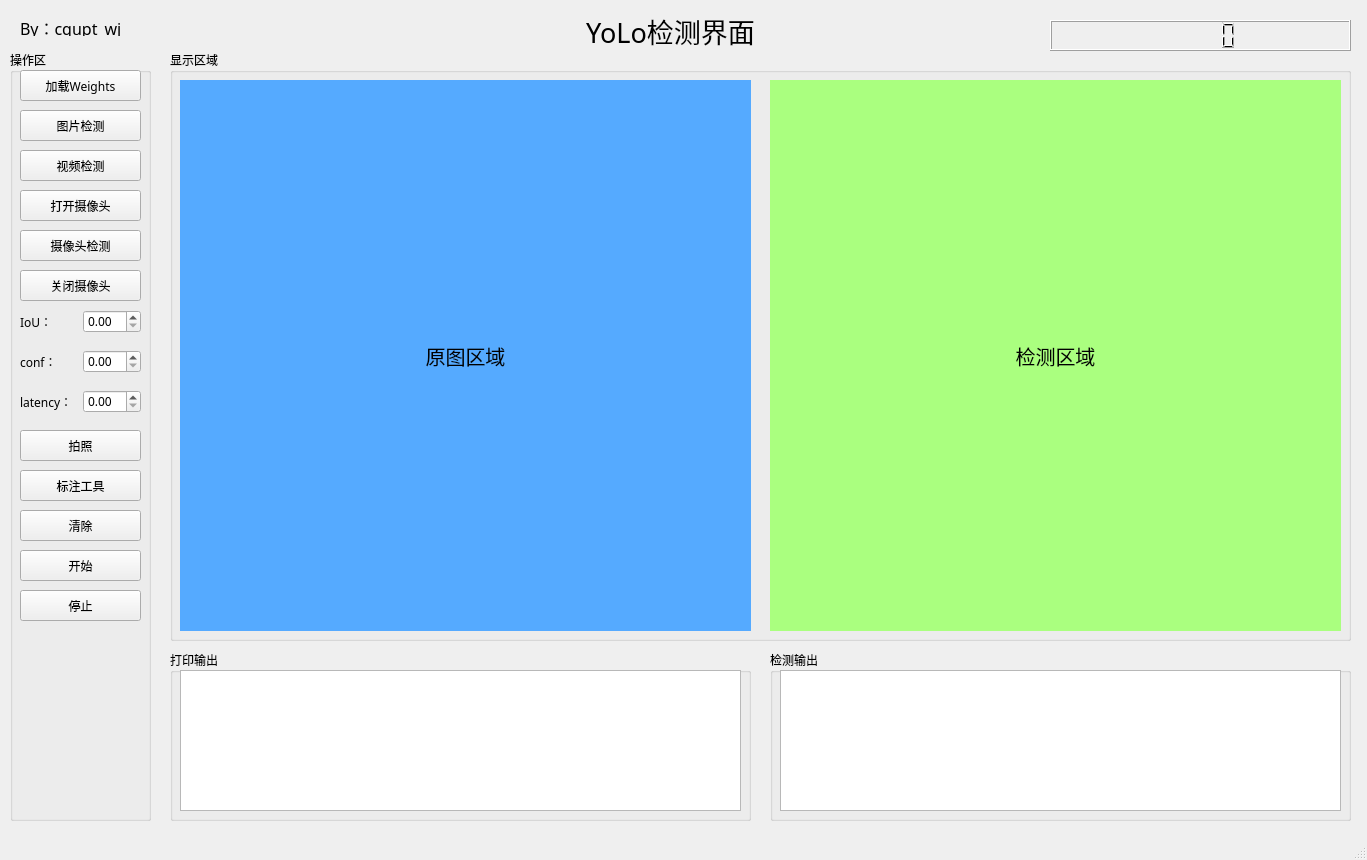
<?xml version="1.0" encoding="UTF-8"?>
<ui version="4.0">
 <class>MainWindow</class>
 <widget class="QMainWindow" name="MainWindow">
  <property name="geometry">
   <rect>
    <x>0</x>
    <y>0</y>
    <width>1367</width>
    <height>860</height>
   </rect>
  </property>
  <property name="font">
   <font>
    <family>Adobe 宋体 Std L</family>
   </font>
  </property>
  <property name="windowTitle">
   <string>YoLo检测界面</string>
  </property>
  <widget class="QWidget" name="centralwidget">
   <widget class="QGroupBox" name="groupBox">
    <property name="geometry">
     <rect>
      <x>10</x>
      <y>50</y>
      <width>141</width>
      <height>771</height>
     </rect>
    </property>
    <property name="font">
     <font>
      <family>Adobe 黑体 Std R</family>
     </font>
    </property>
    <property name="title">
     <string>操作区</string>
    </property>
    <widget class="QPushButton" name="btn_loadweight">
     <property name="geometry">
      <rect>
       <x>10</x>
       <y>20</y>
       <width>121</width>
       <height>31</height>
      </rect>
     </property>
     <property name="text">
      <string>加载Weights</string>
     </property>
    </widget>
    <widget class="QPushButton" name="btn_loadimg">
     <property name="geometry">
      <rect>
       <x>10</x>
       <y>60</y>
       <width>121</width>
       <height>31</height>
      </rect>
     </property>
     <property name="text">
      <string>图片检测</string>
     </property>
    </widget>
    <widget class="QPushButton" name="btn_loadvideo">
     <property name="geometry">
      <rect>
       <x>10</x>
       <y>100</y>
       <width>121</width>
       <height>31</height>
      </rect>
     </property>
     <property name="text">
      <string>视频检测</string>
     </property>
    </widget>
    <widget class="QPushButton" name="btn_opencamera">
     <property name="geometry">
      <rect>
       <x>10</x>
       <y>140</y>
       <width>121</width>
       <height>31</height>
      </rect>
     </property>
     <property name="text">
      <string>打开摄像头</string>
     </property>
    </widget>
    <widget class="QPushButton" name="btn_going">
     <property name="geometry">
      <rect>
       <x>10</x>
       <y>500</y>
       <width>121</width>
       <height>31</height>
      </rect>
     </property>
     <property name="text">
      <string>开始</string>
     </property>
    </widget>
    <widget class="QPushButton" name="btn_stop">
     <property name="geometry">
      <rect>
       <x>10</x>
       <y>540</y>
       <width>121</width>
       <height>31</height>
      </rect>
     </property>
     <property name="text">
      <string>停止</string>
     </property>
    </widget>
    <widget class="QPushButton" name="btn_takephoto">
     <property name="geometry">
      <rect>
       <x>10</x>
       <y>380</y>
       <width>121</width>
       <height>31</height>
      </rect>
     </property>
     <property name="text">
      <string>拍照</string>
     </property>
    </widget>
    <widget class="QPushButton" name="btn_clear">
     <property name="geometry">
      <rect>
       <x>10</x>
       <y>460</y>
       <width>121</width>
       <height>31</height>
      </rect>
     </property>
     <property name="text">
      <string>清除</string>
     </property>
    </widget>
    <widget class="QPushButton" name="btn_labelimg">
     <property name="geometry">
      <rect>
       <x>10</x>
       <y>420</y>
       <width>121</width>
       <height>31</height>
      </rect>
     </property>
     <property name="text">
      <string>标注工具</string>
     </property>
    </widget>
    <widget class="QPushButton" name="btn_closecamera">
     <property name="geometry">
      <rect>
       <x>10</x>
       <y>220</y>
       <width>121</width>
       <height>31</height>
      </rect>
     </property>
     <property name="text">
      <string>关闭摄像头</string>
     </property>
    </widget>
    <widget class="QWidget" name="layoutWidget">
     <property name="geometry">
      <rect>
       <x>10</x>
       <y>300</y>
       <width>121</width>
       <height>23</height>
      </rect>
     </property>
     <layout class="QHBoxLayout" name="horizontalLayout_2">
      <item>
       <widget class="QLabel" name="label_2">
        <property name="text">
         <string>conf：</string>
        </property>
       </widget>
      </item>
      <item>
       <widget class="QDoubleSpinBox" name="confSpinBox"/>
      </item>
     </layout>
    </widget>
    <widget class="QWidget" name="layoutWidget_2">
     <property name="geometry">
      <rect>
       <x>10</x>
       <y>340</y>
       <width>121</width>
       <height>23</height>
      </rect>
     </property>
     <layout class="QHBoxLayout" name="horizontalLayout_3">
      <item>
       <widget class="QLabel" name="label_3">
        <property name="text">
         <string>latency：</string>
        </property>
       </widget>
      </item>
      <item>
       <widget class="QDoubleSpinBox" name="latencySpinBox"/>
      </item>
     </layout>
    </widget>
    <widget class="QWidget" name="layoutWidget">
     <property name="geometry">
      <rect>
       <x>10</x>
       <y>260</y>
       <width>121</width>
       <height>23</height>
      </rect>
     </property>
     <layout class="QHBoxLayout" name="horizontalLayout">
      <item>
       <widget class="QLabel" name="label">
        <property name="text">
         <string>IoU：</string>
        </property>
       </widget>
      </item>
      <item>
       <widget class="QDoubleSpinBox" name="iouSpinBox"/>
      </item>
     </layout>
    </widget>
    <widget class="QPushButton" name="btn_initweight">
     <property name="geometry">
      <rect>
       <x>10</x>
       <y>180</y>
       <width>121</width>
       <height>31</height>
      </rect>
     </property>
     <property name="text">
      <string>摄像头检测</string>
     </property>
    </widget>
   </widget>
   <widget class="QGroupBox" name="groupBox_2">
    <property name="geometry">
     <rect>
      <x>170</x>
      <y>50</y>
      <width>1181</width>
      <height>591</height>
     </rect>
    </property>
    <property name="title">
     <string>显示区域</string>
    </property>
    <widget class="QLabel" name="label_origin">
     <property name="geometry">
      <rect>
       <x>10</x>
       <y>30</y>
       <width>571</width>
       <height>551</height>
      </rect>
     </property>
     <property name="font">
      <font>
       <pointsize>15</pointsize>
      </font>
     </property>
     <property name="styleSheet">
      <string notr="true">background-color: rgb(85, 170, 255);</string>
     </property>
     <property name="text">
      <string>原图区域</string>
     </property>
     <property name="alignment">
      <set>Qt::AlignCenter</set>
     </property>
    </widget>
    <widget class="QLabel" name="label_detect">
     <property name="geometry">
      <rect>
       <x>600</x>
       <y>30</y>
       <width>571</width>
       <height>551</height>
      </rect>
     </property>
     <property name="font">
      <font>
       <pointsize>15</pointsize>
      </font>
     </property>
     <property name="styleSheet">
      <string notr="true">background-color: rgb(170, 255, 127);</string>
     </property>
     <property name="text">
      <string>检测区域</string>
     </property>
     <property name="alignment">
      <set>Qt::AlignCenter</set>
     </property>
    </widget>
   </widget>
   <widget class="QLabel" name="label_mian_titlle">
    <property name="geometry">
     <rect>
      <x>530</x>
      <y>10</y>
      <width>281</width>
      <height>41</height>
     </rect>
    </property>
    <property name="font">
     <font>
      <family>Adobe Devanagari</family>
      <pointsize>20</pointsize>
     </font>
    </property>
    <property name="layoutDirection">
     <enum>Qt::LeftToRight</enum>
    </property>
    <property name="text">
     <string>YoLo检测界面</string>
    </property>
    <property name="alignment">
     <set>Qt::AlignCenter</set>
    </property>
   </widget>
   <widget class="QLCDNumber" name="lcdNumber">
    <property name="geometry">
     <rect>
      <x>1050</x>
      <y>20</y>
      <width>301</width>
      <height>31</height>
     </rect>
    </property>
    <property name="font">
     <font>
      <family>Adobe 黑体 Std R</family>
     </font>
    </property>
   </widget>
   <widget class="QGroupBox" name="groupBox_3">
    <property name="geometry">
     <rect>
      <x>170</x>
      <y>650</y>
      <width>581</width>
      <height>171</height>
     </rect>
    </property>
    <property name="title">
     <string>打印输出</string>
    </property>
    <widget class="QTextBrowser" name="textBrowser_print">
     <property name="geometry">
      <rect>
       <x>10</x>
       <y>20</y>
       <width>561</width>
       <height>141</height>
      </rect>
     </property>
    </widget>
   </widget>
   <widget class="QGroupBox" name="groupBox_4">
    <property name="geometry">
     <rect>
      <x>770</x>
      <y>650</y>
      <width>581</width>
      <height>171</height>
     </rect>
    </property>
    <property name="title">
     <string>检测输出</string>
    </property>
    <widget class="QTextBrowser" name="textBrowser_detect">
     <property name="geometry">
      <rect>
       <x>10</x>
       <y>20</y>
       <width>561</width>
       <height>141</height>
      </rect>
     </property>
    </widget>
   </widget>
   <widget class="QLabel" name="label_author">
    <property name="geometry">
     <rect>
      <x>20</x>
      <y>20</y>
      <width>111</width>
      <height>16</height>
     </rect>
    </property>
    <property name="font">
     <font>
      <family>Adobe 黑体 Std R</family>
      <pointsize>12</pointsize>
     </font>
    </property>
    <property name="text">
     <string>By：cqupt_wj</string>
    </property>
   </widget>
  </widget>
  <widget class="QMenuBar" name="menubar">
   <property name="geometry">
    <rect>
     <x>0</x>
     <y>0</y>
     <width>1367</width>
     <height>23</height>
    </rect>
   </property>
  </widget>
  <widget class="QStatusBar" name="statusbar"/>
 </widget>
 <resources/>
 <connections/>
</ui>
